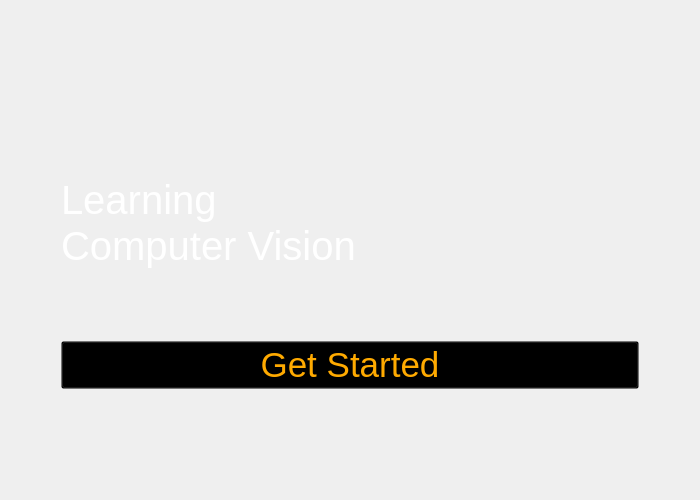
<?xml version="1.0" encoding="UTF-8"?>
<ui version="4.0">
 <class>HomepageWidget</class>
 <widget class="QWidget" name="HomepageWidget">
  <property name="geometry">
   <rect>
    <x>0</x>
    <y>0</y>
    <width>700</width>
    <height>500</height>
   </rect>
  </property>
  <property name="sizePolicy">
   <sizepolicy hsizetype="Preferred" vsizetype="Preferred">
    <horstretch>0</horstretch>
    <verstretch>0</verstretch>
   </sizepolicy>
  </property>
  <property name="windowTitle">
   <string>Form</string>
  </property>
  <property name="styleSheet">
   <string notr="true">background-image: url(:/images/1-home/background.jpg);</string>
  </property>
  <layout class="QHBoxLayout" name="horizontalLayout">
   <item>
    <layout class="QVBoxLayout" name="verticalLayout">
     <property name="sizeConstraint">
      <enum>QLayout::SetDefaultConstraint</enum>
     </property>
     <property name="leftMargin">
      <number>50</number>
     </property>
     <property name="topMargin">
      <number>100</number>
     </property>
     <property name="rightMargin">
      <number>50</number>
     </property>
     <property name="bottomMargin">
      <number>100</number>
     </property>
     <item>
      <widget class="QLabel" name="label">
       <property name="font">
        <font>
         <pointsize>30</pointsize>
        </font>
       </property>
       <property name="styleSheet">
        <string notr="true">color: rgb(255, 255, 255);
background: transparent;</string>
       </property>
       <property name="text">
        <string>Learning
Computer Vision</string>
       </property>
      </widget>
     </item>
     <item>
      <widget class="QPushButton" name="m_btn_Get_Started">
       <property name="font">
        <font>
         <pointsize>26</pointsize>
        </font>
       </property>
       <property name="focusPolicy">
        <enum>Qt::StrongFocus</enum>
       </property>
       <property name="styleSheet">
        <string notr="true">background-color: rgb(82, 255, 244);
color: rgb(255, 170, 0);
background: transparent;</string>
       </property>
       <property name="inputMethodHints">
        <set>Qt::ImhNone</set>
       </property>
       <property name="text">
        <string>Get Started</string>
       </property>
       <property name="checkable">
        <bool>false</bool>
       </property>
       <property name="checked">
        <bool>false</bool>
       </property>
       <property name="autoRepeat">
        <bool>false</bool>
       </property>
       <property name="autoExclusive">
        <bool>false</bool>
       </property>
       <property name="autoDefault">
        <bool>false</bool>
       </property>
       <property name="default">
        <bool>false</bool>
       </property>
       <property name="flat">
        <bool>false</bool>
       </property>
      </widget>
     </item>
    </layout>
   </item>
  </layout>
 </widget>
 <resources/>
 <connections/>
</ui>
